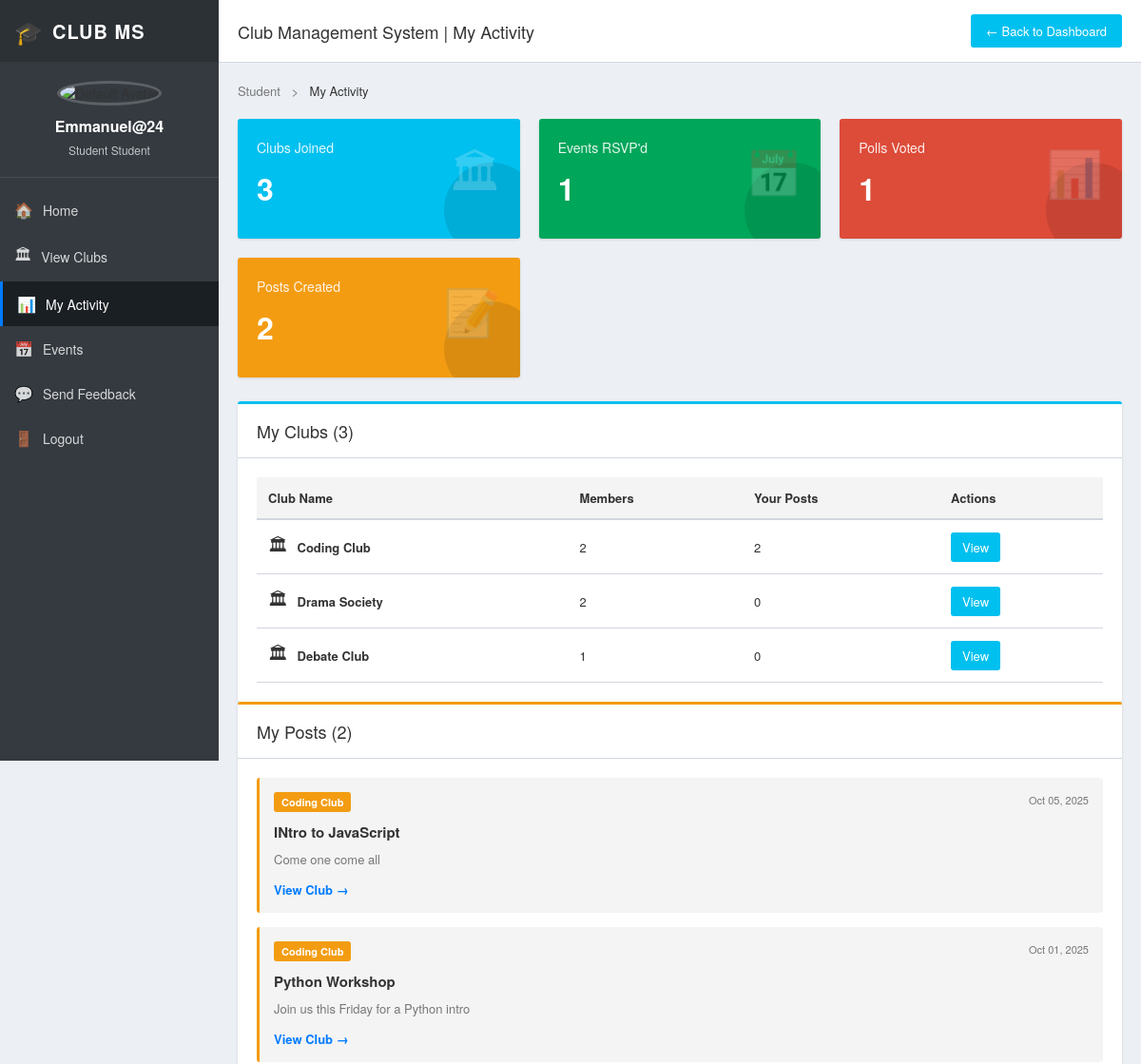
The app's page /users/my-activity/ (signed in, upper part), older data.
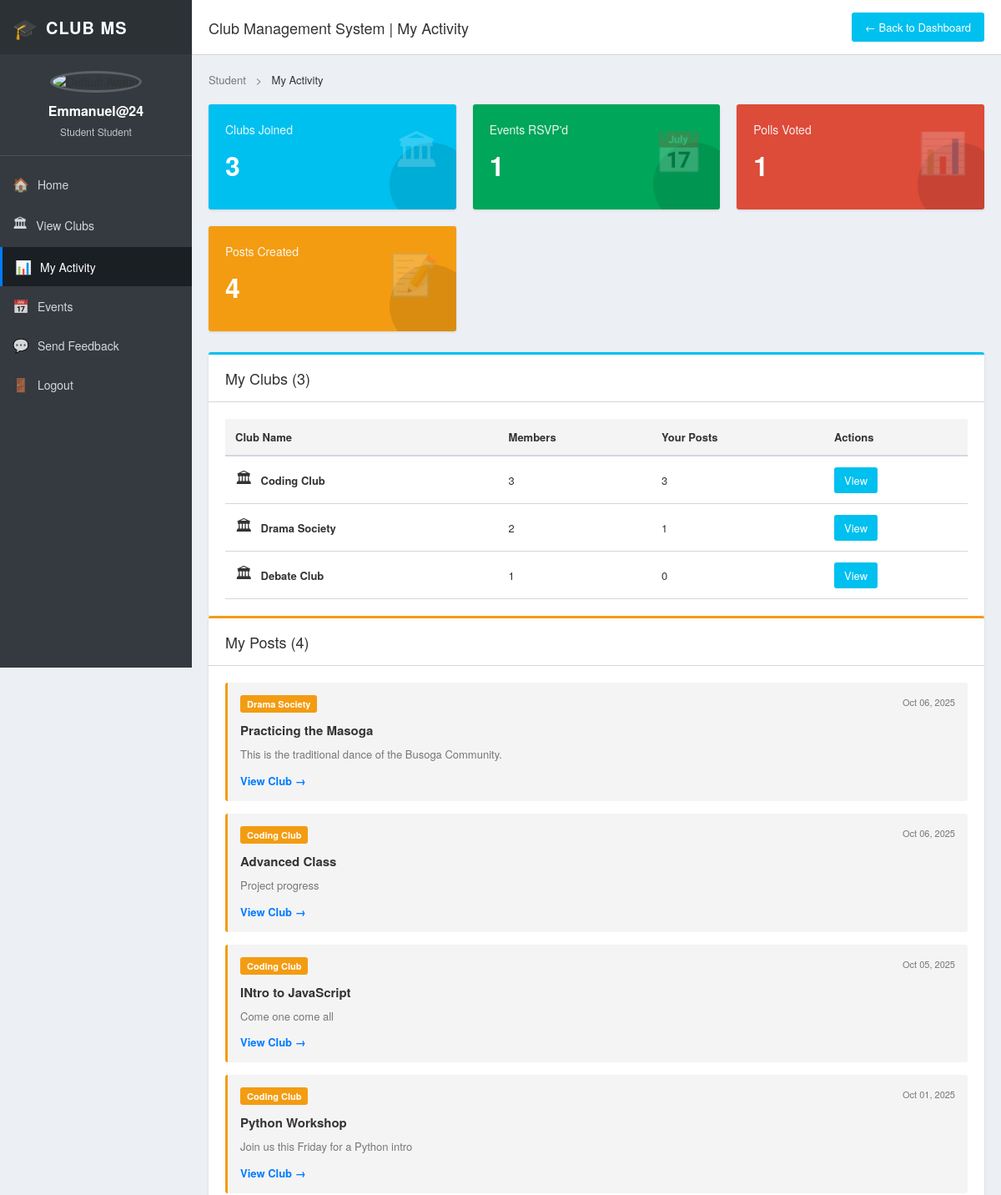
The same page, newer data.
### clubs/models.py (models this page shows, shortened)
class Club(models.Model):
    name = models.CharField(max_length=100)
    description = models.TextField()
    meeting_time = models.CharField(max_length=100)
    logo = models.ImageField(upload_to="club_logos/", blank=True, null=True)
    members = models.ManyToManyField(
        settings.AUTH_USER_MODEL,
        related_name="clubs",
        blank=True
    )

class ClubPost(models.Model):
    club = models.ForeignKey(
        Club, on_delete=models.CASCADE, related_name="posts"
    )
    title = models.CharField(max_length=200)
    content = models.TextField()
    author = models.ForeignKey(
        settings.AUTH_USER_MODEL, on_delete=models.CASCADE
    )
    created_at = models.DateTimeField(auto_now_add=True)

### users/views.py (the view)
# urls.py: path("my-activity/", views.my_activity, name="my_activity"),
@login_required
def my_activity(request):
    user = request.user
    user_clubs = (
        user.clubs.all()
        .annotate(post_count=Count('posts', filter=Q(posts__author=user)))
    )
    rsvp_events = Event.objects.filter(attendees=user).order_by('date')
    voted_polls = []
    for poll in Poll.objects.filter(club__in=user_clubs):
        if poll.options.filter(votes=user).exists():
            voted_polls.append(poll)
    user_posts = ClubPost.objects.filter(author=user).order_by('-created_at')
    context = {
        'user_clubs': user_clubs,
        'rsvp_events': rsvp_events,
        'voted_polls': voted_polls,
        'user_posts': user_posts,
    }
    return render(request, 'users/my_activity.html', context)

### users/templates/users/my_activity.html (shortened to what the changed rows need)
{% load static %}
<!DOCTYPE html>
<html lang="en">
<head>
    <link rel="stylesheet" href="{% static 'css/student_dashboard.css' %}">
</head>
<body>
<div class="dashboard-wrapper">
    <main class="dashboard-main">
        <header class="top-header">
            <div class="header-left">
                <h1 class="page-title">Club Management System | My Activity</h1>
            </div>
        </header>
        <div class="dashboard-content">
            <section class="stats-grid">
                <div class="stat-card card-yellow">
                    <div class="stat-content">
                        <h3>Posts Created</h3>
                        <p class="stat-number">{{ user_posts.count }}</p>
                    </div>
                </div>
            </section>
            <section class="panel clubs-panel">
                <div class="panel-header">
                    <h2>My Clubs ({{ user_clubs.count }})</h2>
                </div>
                <div class="panel-body">
                    {% if user_clubs %}
                    <div class="clubs-table">
                        <table>
                            <thead>
                                <tr>
                                    <th>Club Name</th>
                                    <th>Members</th>
                                    <th>Your Posts</th>
                                    <th>Actions</th>
                                </tr>
                            </thead>
                            <tbody>
                                {% for club in user_clubs %}
                                <tr>
                                    <td>
                                        <div class="club-name-cell">
                                            <span class="club-icon-small">🏛</span>
                                            <strong>{{ club.name }}</strong>
                                        </div>
                                    </td>
                                    <td>{{ club.members.count }}</td>
                                    <td>{{ club.post_count }}</td>
                                    <td>
                                        <a href="{% url 'club_detail' club.id %}" class="btn btn-view">View</a>
                                    </td>
                                </tr>
                                {% endfor %}
                            </tbody>
                        </table>
                    </div>
                    {% else %}
                    <div class="empty-state">
                        <p>You haven't joined any clubs yet.</p>
                        <a href="{% url 'club_list' %}" class="btn btn-primary">Explore Clubs</a>
                    </div>
                    {% endif %}
                </div>
            </section>
            <section class="panel posts-panel">
                <div class="panel-header">
                    <h2>My Posts ({{ user_posts.count }})</h2>
                </div>
                <div class="panel-body">
                    {% if user_posts %}
                    <div class="posts-list">
                        {% for post in user_posts %}
                        <div class="post-card">
                            <div class="post-header-info">
                                <span class="post-club-badge">{{ post.club.name }}</span>
                                <span class="post-time">{{ post.created_at|date:"M d, Y" }}</span>
                            </div>
                            <h4>{{ post.title }}</h4>
                            <p>{{ post.content|truncatewords:30 }}</p>
                            <a href="{% url 'club_detail' post.club.id %}" class="link-primary">View Club →</a>
                        </div>
                        {% endfor %}
                    </div>
                    {% else %}
                    <div class="empty-state">
                        <p>You haven't created any posts yet.</p>
                    </div>
                    {% endif %}
                </div>
            </section>
        </div>
    </main>
</div>
</body>
</html>

Row changes from the older to the newer data that the page shows:
computed for Club "Coding Club": members.count "2" → "3"; post_count "2" → "3"
computed for Club "Drama Society": post_count "0" → "1"
added ClubPost: club.name "Drama Society", created_at "Oct 06, 2025", title "Practicing the Masoga", content "This is the traditional dance of the Busoga Community."
added ClubPost: club.name "Coding Club", created_at "Oct 06, 2025", title "Advanced Class", content "Project progress"
Text that changed along with them:
{{ user_posts.count }}: "2" → "4"
